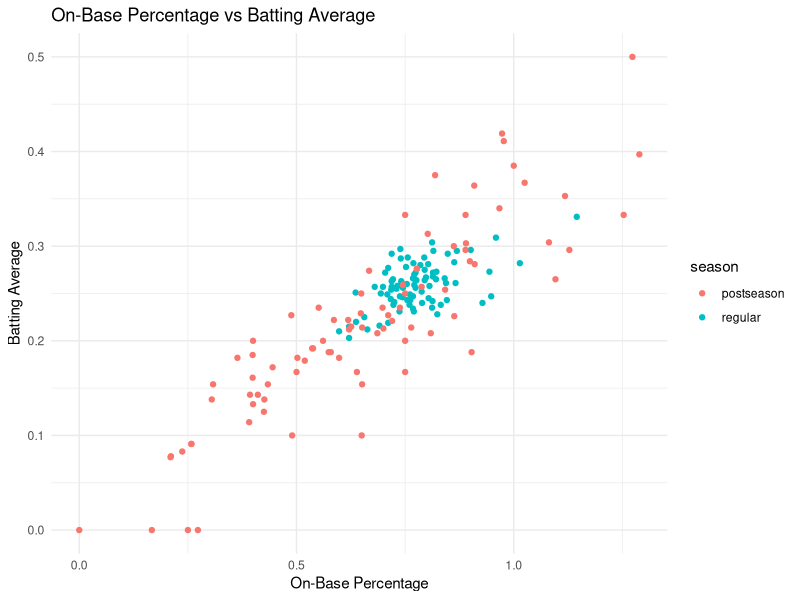
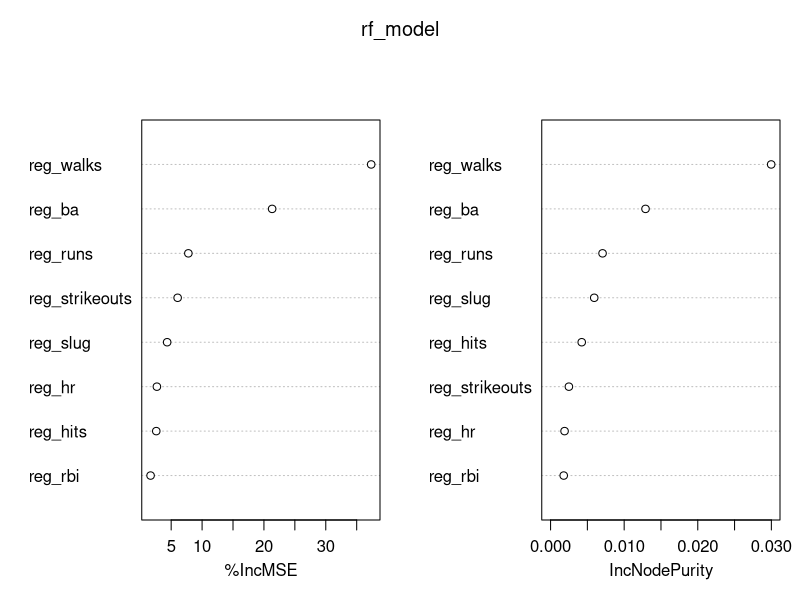

R code for these plots, in order:
# Prediction of MLB Player Performance for the 2025 Season
# Marcus Saffold, Jack Fritschel

library(tidyverse)
library(dplyr)        
library(ggplot2)      
library(caret)        
library(randomForest)
mlb <- read.csv("both_seasons.csv")
regular <- read_csv("regular_season.csv")
post <- read_csv("postseason.csv")
view(mlb)
view(regular)
view(post)

# Post season vs regular season differential of continuous variables
reg_season <- mlb %>% select(reg_ba, reg_obp, reg_slug, reg_ops)
postseason <- mlb %>% select(post_ba, post_obp, post_slug, post_ops)
mlb_diff <- mlb %>%
  mutate(
    diff_obp = post_obp - reg_obp,
    diff_slug = post_slug - reg_slug,
    diff_ops = post_ops - reg_ops,
    diff_ba = post_ba - reg_ba
  )
summary(mlb_diff %>% select(diff_obp, diff_slug, diff_ops, diff_ba))

# Scatter plot of on-base percentage vs batting average
regular <- regular %>%
  mutate(season = "regular")
post <- post %>%
  mutate(season = "postseason")

both_split <- bind_rows(regular, post)

ggplot(both_split, aes(x = on_base_plus_slg, y = batting_average, color = season)) +
  geom_point() +
  labs(title = "On-Base Percentage vs Batting Average",
       x = "On-Base Percentage",
       y = "Batting Average") +
  theme_minimal()


# Correlation matrix
cor_matrix <- mlb %>%
  select(reg_ba, reg_obp, reg_slug, reg_ops, post_ba, post_obp, post_slug, post_ops) %>%
  cor()
print(cor_matrix)

# Data partition
predictors <- mlb %>%
  select(reg_hits, reg_hr, reg_walks, reg_strikeouts, reg_slug, reg_ba, reg_runs, reg_rbi)
target <- mlb$reg_obp
set.seed(123)
train_index <- createDataPartition(target, p = 0.7, list = FALSE)
X_train <- predictors[train_index, ]
X_test  <- predictors[-train_index, ]
y_train <- target[train_index]
y_test  <- target[-train_index]

# Linear regression model
lm_model <- lm(y_train ~ ., data = X_train)
lm_pred <- predict(lm_model, newdata = X_test)
summary(lm_model)

#random forest model
rf_model <- randomForest(x = X_train, y = y_train, ntree = 500, mtry = 4, importance = TRUE)
rf_pred <- predict(rf_model, newdata = X_test)
summary(rf_model)
importance(rf_model)
varImpPlot(rf_model)
eval_metrics <- function(pred, actual) {
  rmse <- sqrt(mean((pred - actual)^2))
  mae  <- mean(abs(pred - actual))
  r2   <- cor(pred, actual)^2
  return(list(RMSE = rmse, MAE = mae, R2 = r2))
}
eval_metrics(lm_pred, y_test)
eval_metrics(rf_pred, y_test)

# Walks only
lm_walks <- lm(y_train ~ reg_walks, data = X_train)
summary(lm_walks)
pred_walks <- predict(lm_walks, newdata = X_test)
MAE_walks <- mean(abs(pred_walks - y_test))

# Batting average only
lm_BA <- lm(y_train ~ reg_ba, data = X_train)
summary(lm_BA)
pred_BA <- predict(lm_BA, newdata = X_test)
MAE_BA <- mean(abs(pred_BA - y_test))

# Percent improvement
improvement <- ((MAE_BA - MAE_walks) / MAE_walks) * 100
print(paste("MAE using walks:", round(MAE_walks, 4)))
print(paste("MAE using batting average:", round(MAE_BA, 4)))
print(paste("Percent Improvement:", round(improvement, 2), "%"))